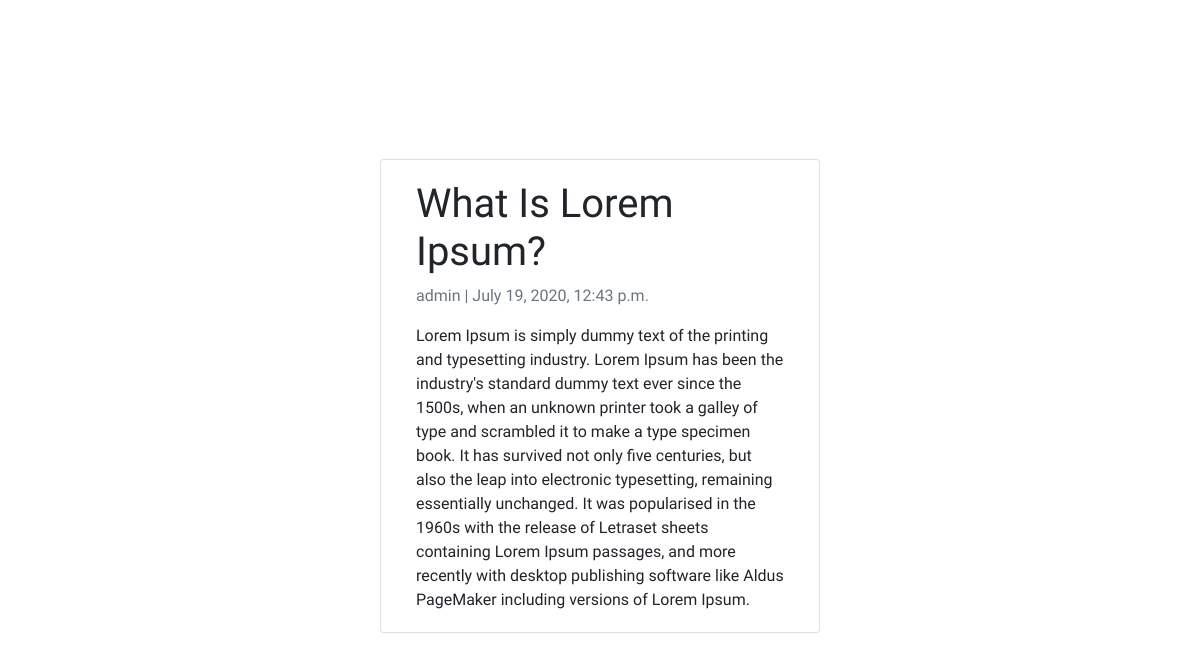
Page /lorem-ipsum/ on the committed database.
### blog/models.py (models this page shows, shortened)
class Post(models.Model):
    title = models.CharField(max_length=200, unique=True)
    slug = models.SlugField(max_length=200, unique=True)
    author = models.ForeignKey(User, on_delete=models.CASCADE, related_name='blog_posts')
    updated_on = models.DateTimeField(auto_now=True)
    content = models.TextField()
    created_on = models.DateTimeField(auto_now_add=True)
    status = models.IntegerField(choices=STATUS, default=0)
    class Meta:
        ordering = ['-created_on']

### blog/views.py (the view)
# urls.py: path('<slug:slug>/', PostDetail.as_view(), name='post_detail'),
class PostDetail(generic.DetailView):
    model = Post
    template_name = 'post_detail.html'

### templates/post_detail.html
{% extends 'base.html' %} {% block content %}
<div class="container-single">
  <div class="row blog-container-single">
    <div class="col-md-8 card mb-4 mt-3 left top">
      <div class="card-body">
        <h1>{% block title %} {{ object.title|title }} {% endblock title %}</h1>
        <p class="text-muted">{{ post.author }} | {{ post.created_on }}</p>
        <p class="card-text">{{ object.content | safe }}</p>
      </div>
    </div>
  </div>
</div>
{% endblock content %}

### static/css/main.css (style rules this page uses)
.home-body { width: 100vw; height: 100vh; background-image: url("/static/img/backg.jpg"); background-position: center; background-repeat: no-repeat; background-size: cover; background-attachment: fixed; overflow-x: hidden; }
* { outline: none; }
.container-single { display: flex; height: 100vh; flex: 1; justify-content: center; align-items: center; }
.blog-container-single { justify-content: center; width: 55%; }

### templates/base.html (style rules this page uses)
* { outline: none; }
body { font-family: 'IBM Plex Mono', monospace; font-family: 'Nanum Myeongjo', serif; font-size: 16px; background-color: white; }

### rows in the picture
Post: title "What Is Lorem Ipsum?", author "admin", created_on "July 19, 2020, 12:43 p.m.", content "Lorem Ipsum is simply dummy text of the printing and typesetting industry. Lorem Ipsum has been the industry's standard dummy text ever since the 1500s, when an unknown printer took a galley of type and scrambled it to make a type specimen book. It has survived not only five centuries, but also the leap into electronic typesetting, remaining essentially unchanged. It was popularised in the 1960s with the release of Letraset sheets containing Lorem Ipsum passages, and more recently with desktop publishing software like Aldus PageMaker including versions of Lorem Ipsum."
